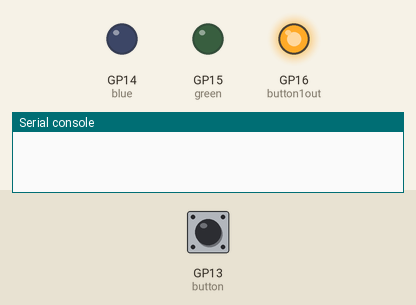
Recording of a program running on a simulated Raspberry Pi Pico running CircuitPython. Parts: output pins drawn as LEDs (lit = HIGH), the last lines printed to the serial console. The test bench sets the inputs (shaded band); at power-on: GP13 (button) LOW.

Above: at 1.2 s.
1.3 s: GP13 (button) pulled HIGH for 0.15 s
At 2.0 s:
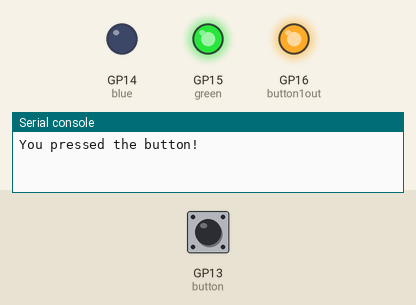
4.4 s: GP13 (button) pulled HIGH for 3.2 s
At 11.9 s:
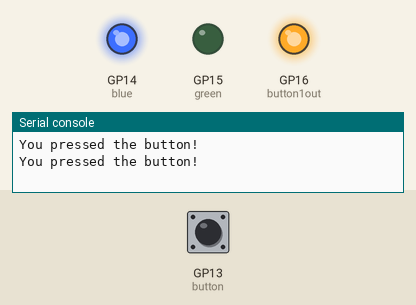
12.1 s: GP13 (button) pulled HIGH for 1 s
At 12.7 s:
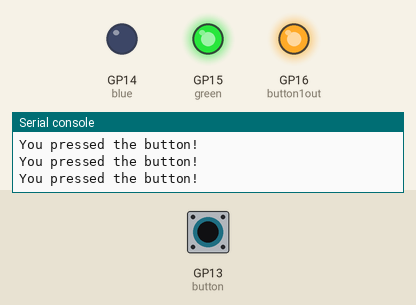
Timing chart, 0 to 18.6 s (numbered marks = the images above; inputs shaded):
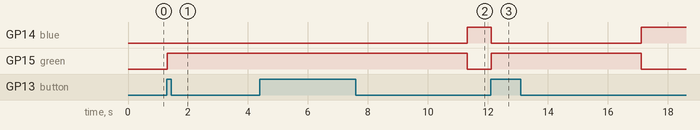

Measured:
- after the input at 1.3 s, GP15 (green): LOW → HIGH at once
- after the input at 4.4 s, GP14 (blue): LOW → HIGH after 6.9 s instead of 1.9 s; GP15 (green): HIGH → LOW after 6.9 s instead of 1.9 s
- after the input at 12.1 s, GP14 (blue): HIGH → LOW at once, → HIGH 5.0 s later; GP15 (green): LOW → HIGH at once, → LOW 5.0 s later

The program:

blueandgreen.py
```python
import time
import board
import digitalio

button1out = digitalio.DigitalInOut(board.GP16)
button1out.direction = digitalio.Direction.OUTPUT
button1out.value = True

green = digitalio.DigitalInOut(board.GP15)
green.direction = digitalio.Direction.OUTPUT

blue = digitalio.DigitalInOut(board.GP14)
blue.direction = digitalio.Direction.OUTPUT

button = digitalio.DigitalInOut(board.GP13)
button.switch_to_input(pull=digitalio.Pull.DOWN)

while True:
    if button.value:
        print("You pressed the button!")
        green.value = True # Turn on the LED
        blue.value = False # Turn on the LED
        time.sleep(5) # wait 0.5 seconds
        green.value = False # Turn off the LED
        blue.value = True # Turn on the LED
```
